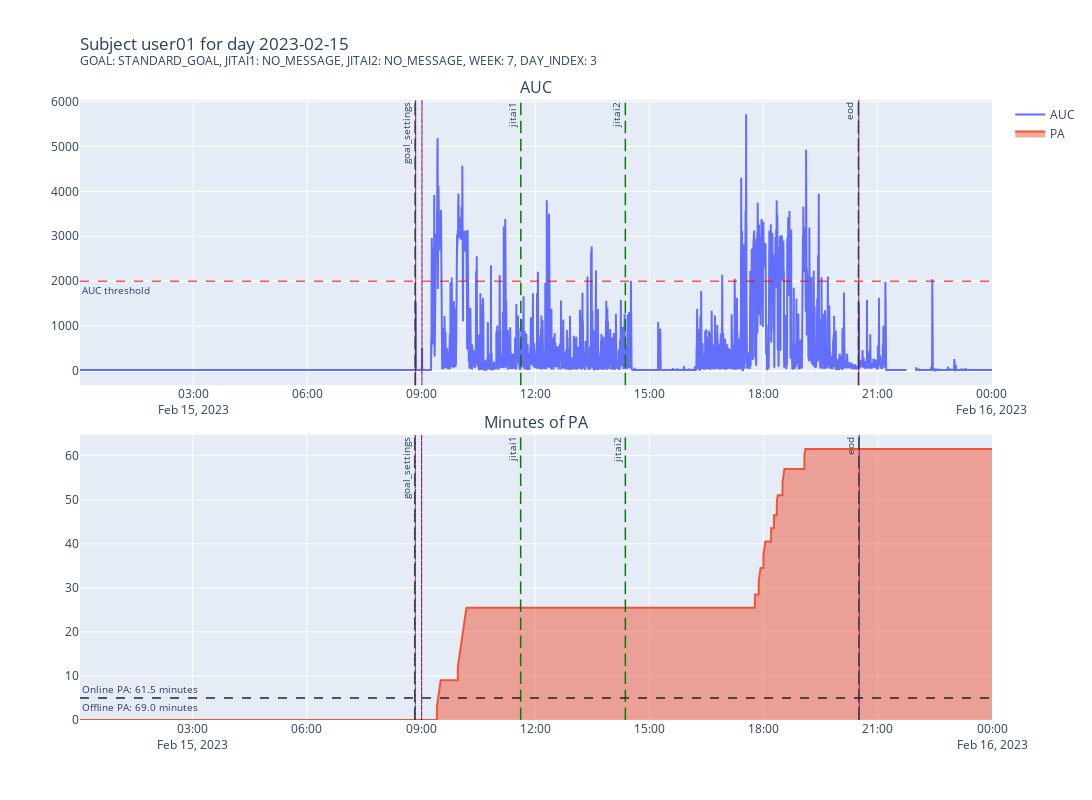

The notebook cell this image was saved under:
### Code cell
subject = "user01"
date = "2023-02-16"

obj = PlotSubject()
obj.plot_subject(subject, date, True)

### Figure 1 — Plotly figure (JSON) as saved in the notebook; plotly's stock layout.template omitted (floating-point values rounded to 4 significant figures; data arrays with more than 128 entries replaced by an {"elided": "..."} marker saying what was removed)
{"data": [{"mode": "lines", "name": "AUC", "type": "scatter", "x": {"elided": "8558 str values"}, "xaxis": "x", "y": {"elided": "8558 float values"}, "yaxis": "y"}, {"fill": "tozeroy", "mode": "lines", "name": "PA", "type": "scatter", "x": {"elided": "1002 str values"}, "xaxis": "x2", "y": {"elided": "1002 float values"}, "yaxis": "y2"}], "layout": {"annotations": [{"font": {"size": 16}, "showarrow": false, "text": "AUC", "x": 0.5, "xanchor": "center", "xref": "paper", "y": 1, "yanchor": "bottom", "yref": "paper"}, {"font": {"size": 16}, "showarrow": false, "text": "Minutes of PA", "x": 0.5, "xanchor": "center", "xref": "paper", "y": 0.46, "yanchor": "bottom", "yref": "paper"}, {"font": {"size": 10}, "showarrow": false, "text": "goal_settings", "textangle": -90, "x": "2023-02-15T08:50:04.502000-05:00", "xanchor": "right", "xref": "x", "y": 1, "yanchor": "top", "yref": "y domain"}, {"font": {"size": 10}, "showarrow": false, "text": "goal_settings", "textangle": -90, "x": "2023-02-15T08:50:04.502000-05:00", "xanchor": "right", "xref": "x2", "y": 1, "yanchor": "top", "yref": "y2 domain"}, {"font": {"size": 10}, "showarrow": false, "text": "jitai1", "textangle": -90, "x": "2023-02-15T11:37:04.502000-05:00", "xanchor": "right", "xref": "x", "y": 1, "yanchor": "top", "yref": "y domain"}, {"font": {"size": 10}, "showarrow": false, "text": "jitai1", "textangle": -90, "x": "2023-02-15T11:37:04.502000-05:00", "xanchor": "right", "xref": "x2", "y": 1, "yanchor": "top", "yref": "y2 domain"}, {"font": {"size": 10}, "showarrow": false, "text": "jitai2", "textangle": -90, "x": "2023-02-15T14:22:04.502000-05:00", "xanchor": "right", "xref": "x", "y": 1, "yanchor": "top", "yref": "y domain"}, {"font": {"size": 10}, "showarrow": false, "text": "jitai2", "textangle": -90, "x": "2023-02-15T14:22:04.502000-05:00", "xanchor": "right", "xref": "x2", "y": 1, "yanchor": "top", "yref": "y2 domain"}, {"font": {"size": 10}, "showarrow": false, "text": "eod", "textangle": -90, "x": "2023-02-15T20:30:04.502000-05:00", "xanchor": "right", "xref": "x", "y": 1, "yanchor": "top", "yref": "y domain"}, {"font": {"size": 10}, "showarrow": false, "text": "eod", "textangle": -90, "x": "2023-02-15T20:30:04.502000-05:00", "xanchor": "right", "xref": "x2", "y": 1, "yanchor": "top", "yref": "y2 domain"}, {"font": {"size": 10}, "showarrow": false, "text": "AUC threshold", "x": 0, "xanchor": "left", "xref": "x domain", "y": 2000, "yanchor": "top", "yref": "y"}, {"font": {"size": 10}, "showarrow": false, "text": "Offline PA: 69.0 minutes", "x": 0, "xanchor": "left", "xref": "x2 domain", "y": 5, "yanchor": "top", "yref": "y2"}, {"font": {"size": 10}, "showarrow": false, "text": "Online PA: 61.5 minutes", "x": 0, "xanchor": "left", "xref": "x2 domain", "y": 5, "yanchor": "bottom", "yref": "y2"}], "height": 800, "shapes": [{"line": {"color": "green", "dash": "dash", "width": 1.5}, "type": "rect", "x0": "2023-02-15T08:50:04.502000-05:00", "x1": "2023-02-15T08:50:04.502000-05:00", "xref": "x", "y0": 0, "y1": 1, "yref": "y domain"}, {"line": {"color": "green", "dash": "dash", "width": 1.5}, "type": "rect", "x0": "2023-02-15T08:50:04.502000-05:00", "x1": "2023-02-15T08:50:04.502000-05:00", "xref": "x2", "y0": 0, "y1": 1, "yref": "y2 domain"}, {"line": {"color": "green", "dash": "dash", "width": 1.5}, "type": "rect", "x0": "2023-02-15T11:37:04.502000-05:00", "x1": "2023-02-15T11:37:04.502000-05:00", "xref": "x", "y0": 0, "y1": 1, "yref": "y domain"}, {"line": {"color": "green", "dash": "dash", "width": 1.5}, "type": "rect", "x0": "2023-02-15T11:37:04.502000-05:00", "x1": "2023-02-15T11:37:04.502000-05:00", "xref": "x2", "y0": 0, "y1": 1, "yref": "y2 domain"}, {"line": {"color": "green", "dash": "dash", "width": 1.5}, "type": "rect", "x0": "2023-02-15T14:22:04.502000-05:00", "x1": "2023-02-15T14:22:04.502000-05:00", "xref": "x", "y0": 0, "y1": 1, "yref": "y domain"}, {"line": {"color": "green", "dash": "dash", "width": 1.5}, "type": "rect", "x0": "2023-02-15T14:22:04.502000-05:00", "x1": "2023-02-15T14:22:04.502000-05:00", "xref": "x2", "y0": 0, "y1": 1, "yref": "y2 domain"}, {"line": {"color": "green", "dash": "dash", "width": 1.5}, "type": "rect", "x0": "2023-02-15T20:30:04.502000-05:00", "x1": "2023-02-15T20:30:04.502000-05:00", "xref": "x", "y0": 0, "y1": 1, "yref": "y domain"}, {"line": {"color": "green", "dash": "dash", "width": 1.5}, "type": "rect", "x0": "2023-02-15T20:30:04.502000-05:00", "x1": "2023-02-15T20:30:04.502000-05:00", "xref": "x2", "y0": 0, "y1": 1, "yref": "y2 domain"}, {"fillcolor": "purple", "line": {"color": "purple", "dash": "dot", "width": 1}, "type": "rect", "x0": "2023-02-15T08:50:59.954000-05:00", "x1": "2023-02-15T08:50:59.954000-05:00", "xref": "x", "y0": 0, "y1": 1, "yref": "y domain"}, {"fillcolor": "purple", "line": {"color": "purple", "dash": "dot", "width": 1}, "type": "rect", "x0": "2023-02-15T08:50:59.954000-05:00", "x1": "2023-02-15T08:50:59.954000-05:00", "xref": "x2", "y0": 0, "y1": 1, "yref": "y2 domain"}, {"fillcolor": "purple", "line": {"color": "purple", "dash": "dot", "width": 1}, "type": "rect", "x0": "2023-02-15T09:00:57.213000-05:00", "x1": "2023-02-15T09:00:57.213000-05:00", "xref": "x", "y0": 0, "y1": 1, "yref": "y domain"}, {"fillcolor": "purple", "line": {"color": "purple", "dash": "dot", "width": 1}, "type": "rect", "x0": "2023-02-15T09:00:57.213000-05:00", "x1": "2023-02-15T09:00:57.213000-05:00", "xref": "x2", "y0": 0, "y1": 1, "yref": "y2 domain"}, {"fillcolor": "purple", "line": {"color": "purple", "dash": "dot", "width": 1}, "type": "rect", "x0": "2023-02-15T20:30:38.304000-05:00", "x1": "2023-02-15T20:30:38.304000-05:00", "xref": "x", "y0": 0, "y1": 1, "yref": "y domain"}, {"fillcolor": "purple", "line": {"color": "purple", "dash": "dot", "width": 1}, "type": "rect", "x0": "2023-02-15T20:30:38.304000-05:00", "x1": "2023-02-15T20:30:38.304000-05:00", "xref": "x2", "y0": 0, "y1": 1, "yref": "y2 domain"}, {"line": {"color": "red", "dash": "dash", "width": 1}, "type": "line", "x0": 0, "x1": 1, "xref": "x domain", "y0": 2000, "y1": 2000, "yref": "y"}, {"line": {"color": "#222222", "dash": "dash", "width": 1}, "type": "line", "x0": 0, "x1": 1, "xref": "x2 domain", "y0": 5, "y1": 5, "yref": "y2"}, {"line": {"color": "#222222", "dash": "dash", "width": 1}, "type": "line", "x0": 0, "x1": 1, "xref": "x2 domain", "y0": 5, "y1": 5, "yref": "y2"}], "title": {"text": "Subject user01 for day 2023-02-15 <br><sup>GOAL: STANDARD_GOAL, JITAI1: NO_MESSAGE, JITAI2: NO_MESSAGE, WEEK: 7, DAY_INDEX: 3</sup>", "x": 0, "xref": "paper"}, "width": 1200, "xaxis": {"anchor": "y", "domain": [0, 1]}, "xaxis2": {"anchor": "y2", "domain": [0, 1]}, "yaxis": {"anchor": "x", "domain": [0.54, 1]}, "yaxis2": {"anchor": "x2", "domain": [0, 0.46]}}}
